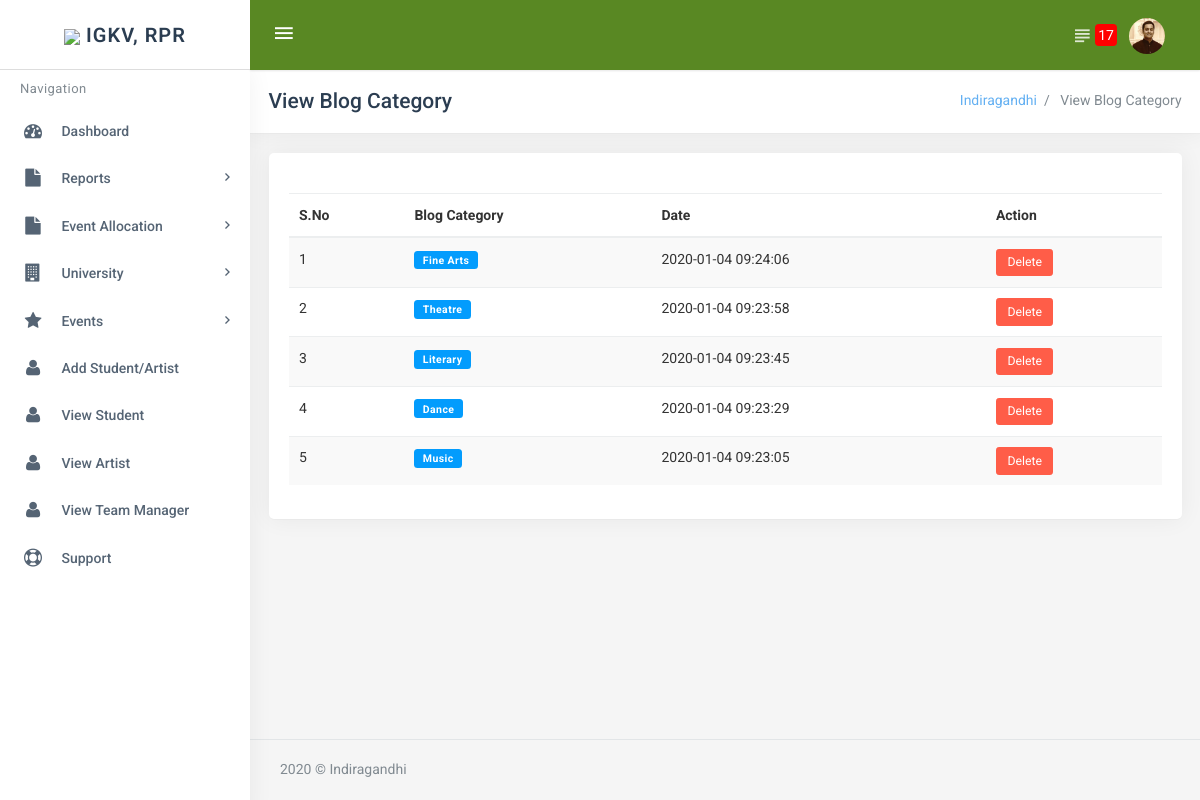
Screenshot of /view_event_category.php (signed in) with the database file from the repository.
### tables this page shows
CREATE TABLE `users` (
  `id` int(11) NOT NULL,
  `name` varchar(100) NOT NULL,
  `email` varchar(50) NOT NULL,
  `tx_address` varchar(60) NOT NULL,
  `file` varchar(150) NOT NULL DEFAULT 'default.jpg',
  `gender` varchar(10) NOT NULL,
  `date` timestamp NOT NULL DEFAULT CURRENT_TIMESTAMP ON UPDATE CURRENT_TIMESTAMP,
  `verified` varchar(20) NOT NULL DEFAULT 'True',
  `password` varchar(100) NOT NULL,
  `phone` varchar(20) NOT NULL,
  `activation_code` varchar(50) NOT NULL,
  `tutorial_taken` varchar(10) NOT NULL DEFAULT 'No',
  `balance` varchar(10) NOT NULL DEFAULT '0',
  `kyc_approved` varchar(20) NOT NULL DEFAULT 'Pending',
  `g_auth_key` varchar(50) NOT NULL
);

CREATE TABLE `event_category` (
  `id` int(11) NOT NULL,
  `category` varchar(100) NOT NULL,
  `date` timestamp NOT NULL DEFAULT CURRENT_TIMESTAMP ON UPDATE CURRENT_TIMESTAMP
);

### pdo_class_data.php (called while the page is built, shortened)
<?php
  function authenticate(){
    if(isset($_SESSION['user'], $_SESSION['loged_primitives']))
      {
         include 'connection.php';
          $pdo = new PDO($dsn, $user, $pass, $opt);
          try {
              $stmt = $pdo->prepare('SELECT * FROM users WHERE email ="'.$_SESSION['user'].'"');
          } catch(PDOException $ex) {
              echo "An Error occured!";
              print_r($ex->getMessage());
          }
          $stmt->execute();
          $user = $stmt->fetch();
          $pass = md5($user['password']);
           return $user;      }
      else
      {
        header('Location:sign_in.php?choice=error&value=Session timed out. Login again.');
      }
       return $user;
  }
?>

### administrator/function.php (called while the page is built, shortened)
<?php
    function count_notification($table, $id){
        include 'connection.php';
            $dsn = "mysql:host=$host;dbname=$db;charset=$charset";
            $opt = [
                PDO::ATTR_ERRMODE            => PDO::ERRMODE_EXCEPTION,
                PDO::ATTR_DEFAULT_FETCH_MODE => PDO::FETCH_ASSOC,
                PDO::ATTR_EMULATE_PREPARES   => false,
            ];
        $pdo = new PDO($dsn, $user, $pass, $opt);
      try {
          $stmt = $pdo->prepare('SELECT * FROM `notification` WHERE `user_id`='.$id.' AND `status`="Unread" ORDER BY date DESC');
      } catch(PDOException $ex) {
          echo "An Error occured!";
          print_r($ex->getMessage());
      }
      $stmt->execute();
      $user = $stmt->rowCount();
      return $user;
    }
 ?>

### view_event_category.php (the view, shortened to what this page needs)
<?php require 'includes/header_start.php'; ?>
<link rel="stylesheet" href="assets/plugins/morris/morris.css">
<?php require 'includes/header_end.php'; ?>
<div class="content-page">
    <div class="content">
        <div class="container">
            <div class="row">
                <div class="col-xs-12">
                    <div class="page-title-box">
                        <h4 class="page-title">View Blog Category</h4>
                        <ol class="breadcrumb p-0">
                            <li>
                                <a href="#"><?php echo $pdo_auth['name'];?></a>
                            </li>
                            <li class="active">
                               View Blog Category
                            </li>
                        </ol>
                        <div class="clearfix"></div>
                    </div>
                </div>
            </div>
            <div class="row">
                <div class="col-xl-12 col-xs-12">
                    <div class="card-box items">
                      <div style="padding: 10px;"></div>
                          <table  style="color: #333;" class="table table-striped table-hover">
                          <thead>
                             <tr>
                               <th>S.No</th>
                               <th>Blog Category</th>
                               <th>Date </th>
                               <th>Action</th>
                             </tr>
                          </thead>
                          <tbody>
                            <?php
                            try {
                                  $stmt = $pdo->prepare('SELECT * FROM `event_category`   ORDER BY date DESC');
                              } catch(PDOException $ex) {
                                  echo "An Error occured!";
                                  print_r($ex->getMessage());
                              }
                              $stmt->execute();
                              $user = $stmt->fetchAll();
                              $i=1;
                              foreach($user as $key=>$value){
                                echo '<tr>
                                    <td>'.$i.'</td>
                                    <td><label class="label label-primary">'.$value['category'].'</label></td>
                                    <td>'.$value['date'].'</td>
                                    <th><a href="delete_blog_category.php?id='.$value['id'].'"><button class="btn btn-danger btn-sm">Delete</button></a>
                                        </th>
                                  </tr>';
                                  $i++;
                            }
                          ?>
                        </tbody>
                      </table>
                    </div>
                </div>
            </div>
        </div>
</div>
<?php require 'includes/footer_start.php' ?>
<?php require 'includes/footer_end.php' ?>

### includes/topbar.php (shortened to what this page needs)
<div class="topbar">
    <div class="topbar-left" style="border-bottom: solid 1px #ddd">
        <a href="dashboard.php" class="logo" id="logo-tour"><img src="iop.png" style="width: 30px;"> <span style="border-top:solid 10px transparent;">IGKV, RPR</span></a>
    </div>
    <nav class="navbar navbar-custom" style="background-color: #598823">
        <ul class="nav navbar-nav">
            <li class="nav-item">
                <button class="button-menu-mobile open-left waves-light waves-effect">
                    <i class="zmdi zmdi-menu"></i>
                </button>
            </li>
        </ul>
        <ul class="nav navbar-nav pull-right">
            <li class="nav-item dropdown notification-list">
                <a class="nav-link waves-effect waves-light right-bar-toggle" href="javascript:void(0);" style="display: block;position: relative;">
                    <i class="zmdi zmdi-format-subject noti-icon"></i> <span style="background-color: red;color: #fff;border-radius:4px;margin-left:-10px;padding:3px;z-index: 1000">
                        <?php echo count_notification("notification", $pdo_auth['id']); ?></span>
                </a>
            </li>
            <li class="nav-item dropdown notification-list">
                <a class="nav-link dropdown-toggle arrow-none waves-effect waves-light nav-user"
                   data-toggle="dropdown" href="#" role="button"
                   aria-haspopup="false" aria-expanded="false">
                    <img src="profile/<?php echo $pdo_auth['file']; ?>" alt="user" class="img-circle">
                </a>
            </li>
        </ul>
    </nav>
</div>

### includes/footer_start.php (shortened to what this page needs)
<footer class="footer text-right">
    <?php echo date("Y"); ?> &copy; <?php echo $pdo_auth['name']; ?>
</footer>
</div>

### rows the page displays
users: file (picture), name "Indiragandhi"
event_category: category "Fine Arts", date "2020-01-04 09:24:06"
event_category: category "Theatre", date "2020-01-04 09:23:58"
event_category: category "Literary", date "2020-01-04 09:23:45"
event_category: category "Dance", date "2020-01-04 09:23:29"
event_category: category "Music", date "2020-01-04 09:23:05"

### other values shown
count_notification("notification", $pdo_auth['id']) "17"
